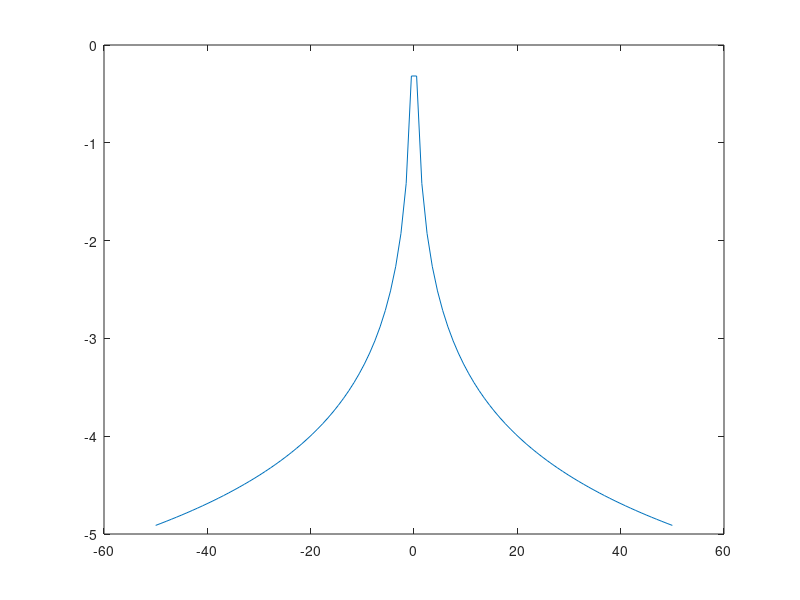

Reproduce this figure in MATLAB.
f = @(x) -log(x)-1;
df = @(x) -1./x;

h=figure(1);
xx = linspace(-50,50);

TOL = 1.0e-08;
x = 0.5; 
it = 0; Res = abs(f(x));
fprintf("x %d = %.6f , Res = | f ( x %d)| = %.2e\n", it, x, it, Res ) ;

while Res > TOL
  x = x - f(x)/df(x);
it = it+1;
Res = abs(f(x));
fprintf("x %d = %.6f , Res = | f ( x %d)| = %.2e\n", it, x, it, Res) ;
end

A_max = -x*log(x);
fprintf("Maximale Fläche: %.6f bei x = %.6f\n", A_max, x);


plot(xx,f(xx));
uiwait(h);
